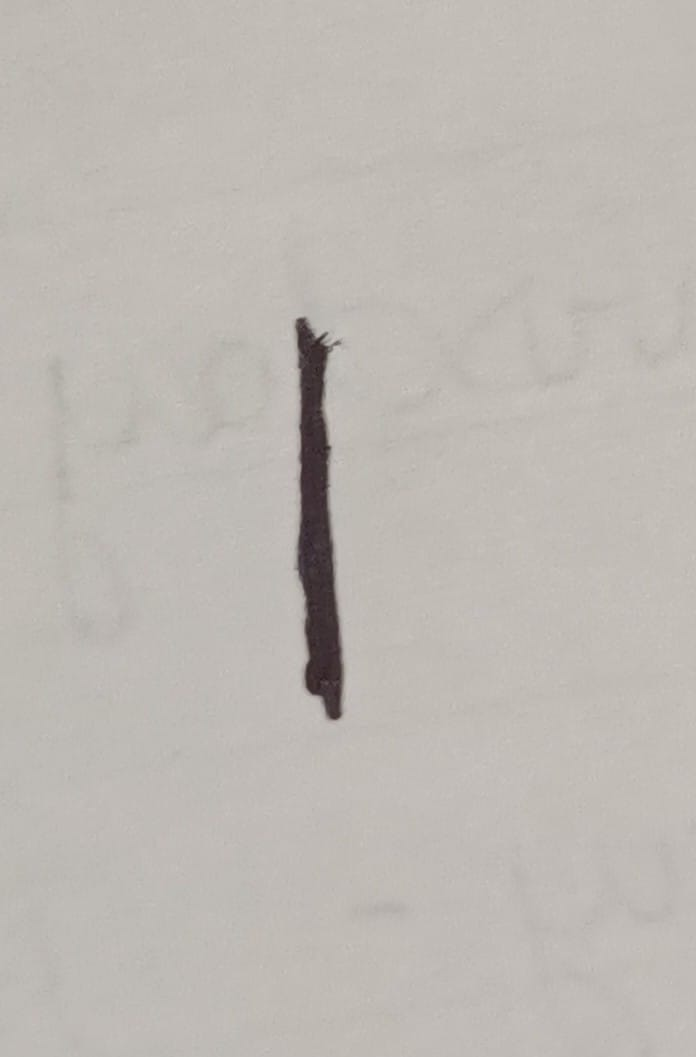
#> input picture Assignment05-3/sample.jpg, 696 x 1057 px
$ python -i module5-3.py   (imports and definitions only)
#> lines starting #> are read from the running program, lines starting #| are printed output that depends on the picture; after the words box and inside, x2 and y2 are one past the last pixel; in counts of white or black regions, pixels touching at a corner belong together
import sys
import numpy as np
import matplotlib.pyplot as plt
import cv2
from mnist import Mnist  # Ensure that mnist.py (with Mnist class) is in the same directory

def load_and_preprocess_image(image_path):
    """Load and preprocess a single image for prediction."""
#> called with image_path = 'sample.jpg'
    # Load the image using OpenCV
    img = cv2.imread(image_path)
#> img is the input picture: shape (1057, 696, 3); mean B, G, R 179.5, 184.8, 189.6

    # Check if the image was loaded correctly
    if img is None:
        raise ValueError(f"Image not found or unable to load: {image_path}")

    # Convert to grayscale if the image is colored
    if img.ndim == 3:
        img = cv2.cvtColor(img, cv2.COLOR_BGR2GRAY)
#> img: shape (1057, 696)

    # Resize the image to 28x28 pixels
    img = cv2.resize(img, (28, 28))
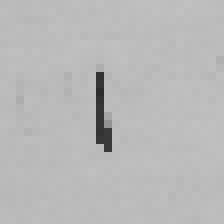
#> img: shape (28, 28) (shown 8 times larger); min 44, max 193, mean 185.5

    # Apply binary thresholding to enhance features
    _, img = cv2.threshold(img, 127, 255, cv2.THRESH_BINARY_INV)
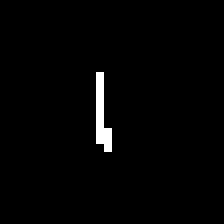
#> img: shape (28, 28) (shown 8 times larger); 1.5% white in thin lines or dots, all inside (x1, y1, x2, y2) = (12, 9, 14, 19)

    # Normalize the image data to [0, 1] range
    img = img.astype(np.float32) / 255.0

    # Flatten the image to (784,) for the model input
    img = img.flatten()
#> img = 784 values, max 1 at index 264, min 0 at index 0, mean 0.0153

    return img

# [33 lines not run here, left out]

>>> result = load_and_preprocess_image('sample.jpg')
#> result has the same summary as img in load_and_preprocess_image
